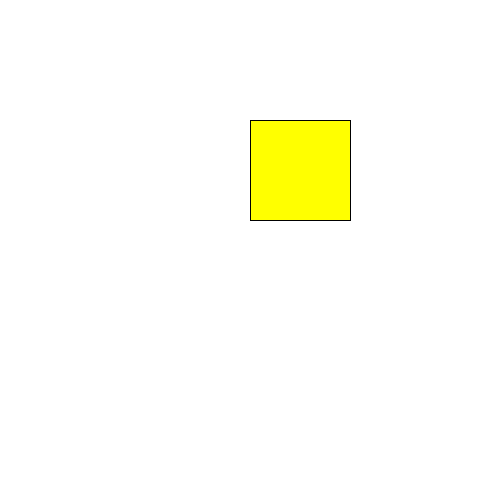
Frame 1 (no input)
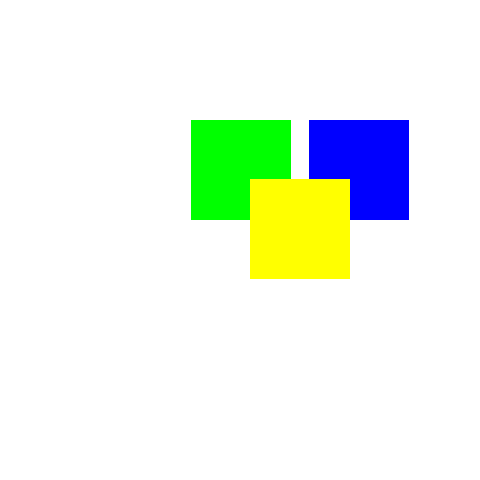
Frame 60 (the mouse pressed at the canvas centre just before this capture)
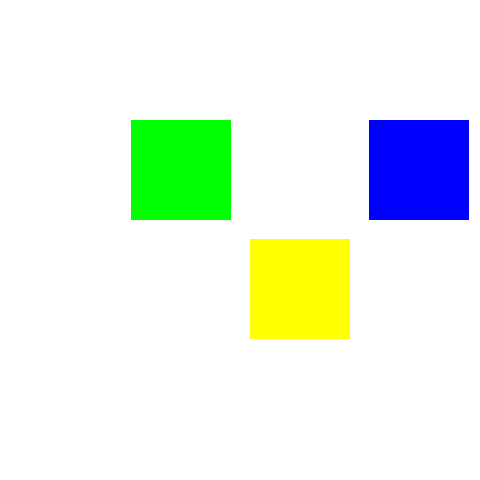
Frame 120 (the mouse held since frame 60 and released just before this capture)

The Processing sketch that drew these frames (run headless with seeded random() and noise(); from frame 60 on, the mouse is pressed at the canvas centre):

// Processing sketch: Lab1_1
// ── Lab1_1.pde
int i;
int x;
int y;
void setup() {
   frameRate(60);
   size(480, 480);
   i = 0;
   x = 250;
   y = 120;
}

void draw() {
  background(255);
  rect(x + i, y, 100, 100);
  fill(0, 255, 0);
  rect(x - i, y, 100, 100);
  fill(255, 255, 0);
  rect(x, y + i, 100, 100);
  fill(0, 0, 255);
  i++;
  noStroke();
}
